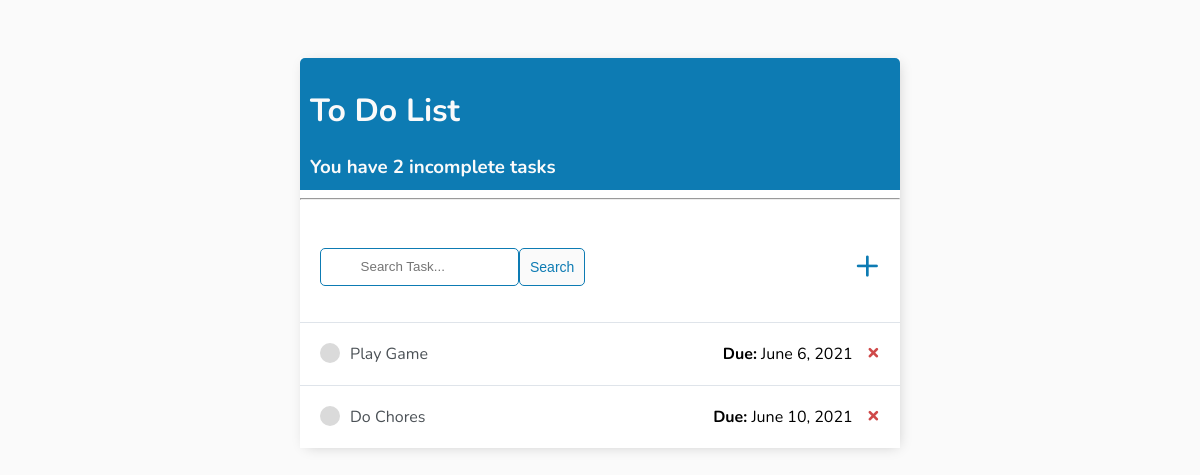
Before: / with the older database file.
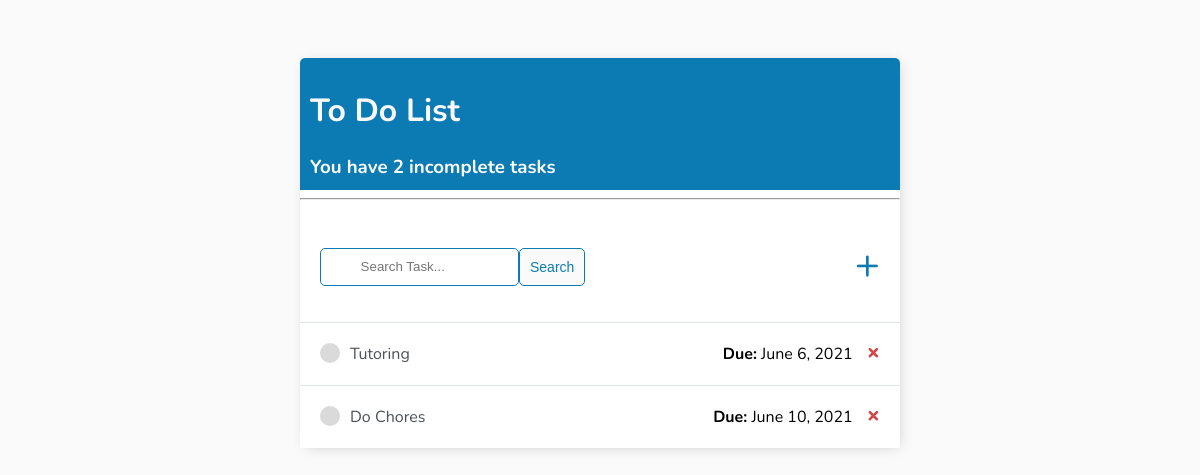
After: the same page with the newer database file.
### myapp/models.py (models this page shows)
class Tasks(models.Model):
    title = models.CharField(max_length=200)
    due_date = models.DateTimeField(
        auto_now_add=False, auto_now=False, blank=True, null=True)
    complete = models.BooleanField(default=False)
    created = models.DateTimeField(auto_now_add=True)
    def __str__(self):
        return self.title

### myapp/views.py (the view)
# urls.py: path('', views.index, name='home'),
def index(request):
    tasks = Tasks.objects.order_by('due_date')
    form = TaskForm()
    if request.method == 'POST':
        form = TaskForm(request.POST)
        if form.is_valid():
            form.save()
        return redirect('/')
    context = {'tasks': tasks, 'form': form}
    context['count'] = context['tasks'].filter(complete=False).count()
    search_input = request.GET.get('search-area') or ''
    if search_input:
        context['tasks'] = context['tasks'].filter(
            title__startswith=search_input)
        context['search_input'] = search_input
    return render(request, 'todo/list.html', context)

### myapp/forms.py
class TaskForm(forms.ModelForm):
    due_date = forms.DateField(widget=DateInput)
    class Meta:
        model = Tasks
        fields = ['title', 'due_date']

### myapp/templatetags/message_tags.py (called while the page is built)
@register.filter
def hours_ago(time, hours):
    return (time - timezone.now()+datetime.timedelta(hours=7) + datetime.timedelta(hours=24) < datetime.timedelta(hours=hours)) and (time - timezone.now()+datetime.timedelta(hours=7) + datetime.timedelta(hours=24) > datetime.timedelta(hours=0))

### myapp/templates/todo/list.html
{% extends 'todo/main.html'%}
{%block content%}
<div class = "header-bar">
    <div>
        <h1 style="color: #fafafa;">To Do List</h1>
        <h3 style="margin:0; color: #fafafa;">You have <b>{{count}}</b> incomplete task{{ count|pluralize:"s" }}</h3>
    </div>
</div>
<hr>
<div id= "search-add-wrapper">
    <form method='GET' style="margin-top: 20px; display: flex;">
        <input type='text' name = 'search-area' value="{{search_input}}" placeholder="
        Search Task..." >
        <input class= "button" type = "submit" value ='Search'>
    </form>
    <a id="add-link" href="{% url 'create_task' %}">&#x2b;</a>
</div>
<div class="task-item-wrapper">
    {% for task in tasks %}
    <div class= "task-wrapper">
        {% if task.complete == True %}
        <div class="task-title">
            <div class ="task-complete-icon"></div>
            <i><strike><a href="{% url 'update_task' task.id %}">{{task}}</a></strike></i>
        </div>
        <div class="task-title2">
            <a class= "delete-link" href="{% url 'delete_task' task.id %}">&#215;</a>
        </div>
        {% else %}
        <div class="task-title">
            <div class ="task-incomplete-icon"></div>
            <a href="{% url 'update_task' task.id %}">{{task}}</a>
        </div>
        <div class="task-title2">
            {% load message_tags %}
            {% if task.due_date|hours_ago:24 %}
            <span><b>Due:</b> Today</span>
            <a class= "delete-link" href="{% url 'delete_task' task.id %}">&#215;</a>
            {% elif task.due_date|hours_ago:48 %}
            <span><b>Due:</b> Tomorrow </span>
            <a class= "delete-link" href="{% url 'delete_task' task.id %}">&#215;</a>
            {% else %}
            <span><b>Due:</b> {{ task.due_date | date }} </span>
            <a class= "delete-link" href="{% url 'delete_task' task.id %}">&#215;</a>
            {% endif %}
        </div>
        {% endif %}
    </div>
{% endfor %}
</div>
{%endblock content %}

### myapp/templates/todo/main.html (shortened to what this page needs)
<html>
<head>
</head>
<body>
    <div class="container">
        {% block content %} {% endblock content %}
    </div>
</body>
</html>

### myapp/templates/todo/main.html (style rules this page uses)
body { background-color: #FAFAFA; font-family: 'Nunito', sans-serif; padding-top: 50px; }
h1, h2, h3, h4, h5, h6, a, p { color: #4b5156 }
.container { max-width: 600px; margin: auto; background-color: #fff; -webkit-box-shadow: 2px 2px 13px -4px rgba(0, 0, 0, 0.21); box-shadow: 2px 2px 13px -4px rgba(0, 0, 0, 0.21); }
.header-bar { display: flex; justify-content: space-between; color: #fff; padding: 10px; border-radius: 5px 5px 0 0; background: linear-gradient(90deg, #0D7BB3 0%, #0D7BB3 43%, #0D7BB3 100%); }
.task-wrapper { display: flex; align-items: center; justify-content: space-between; background-color: #fff; border-top: 1px solid #dfe4ea; overflow: hidden; }
.task-title { display: flex; padding: 20px; }
.task-title a { text-decoration: none; color: #4b5156; margin-left: 10px; }
.task-incomplete-icon { height: 20px; width: 20px; background-color: rgb(218, 218, 218); border-radius: 50%; }
.delete-link { text-decoration: none; font-weight: 900; color: #cf4949; font-size: 22px; line-height: 0; padding: 20px 0px; padding-left: 10px; padding-right: 20px; }
#add-link { color: #0D7BB3; text-decoration: none; font-size: 42px; }
#search-add-wrapper { display: flex; justify-content: space-between; align-items: center; padding: 20px; }
input[type=text], input[type=password], textarea { border: 1px solid #0D7BB3; border-radius: 5px; padding: 10px; width: 90%; }
.button { border: 1px solid #0D7BB3; background-color: #FAFAFA; color: #0D7BB3; padding: 10px; font-size: 14px; border-radius: 5px; cursor: pointer; text-decoration: none; }

Changed rows visible on the page:
removed Tasks: title "Play Game", due_date "June 6, 2021"
added Tasks: title "Tutoring", due_date "June 6, 2021"
